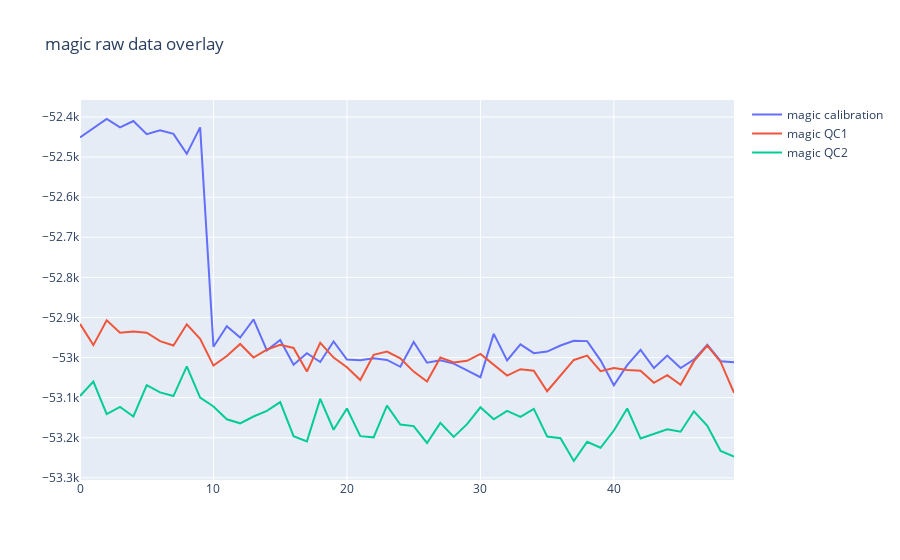
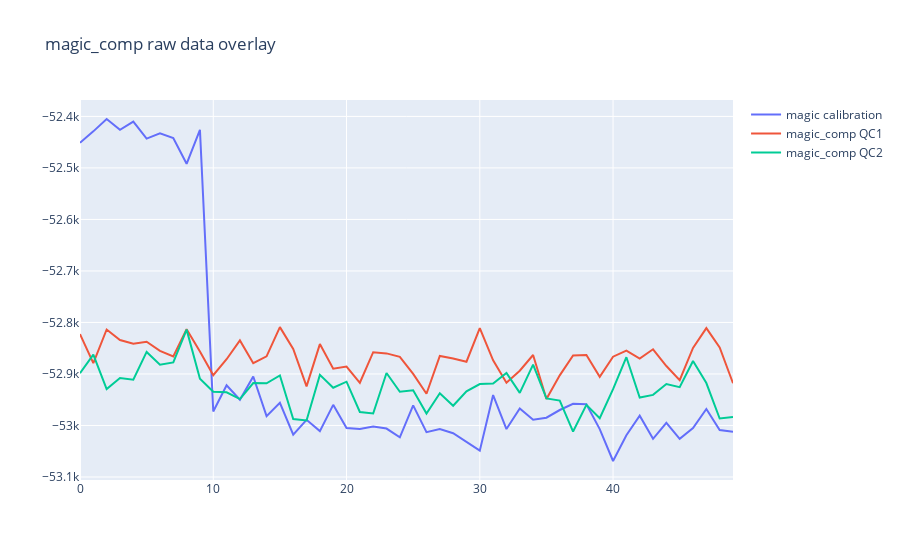

Here is the notebook cell these charts were saved with, in order:
### Code cell
plot_overlay(data_list=test_data_list, cal_channel='magic', QC_channel='magic', save_figure=True, offset=False)
plot_overlay(data_list=test_data_list, cal_channel='magic', QC_channel='magic_comp', save_figure=True, offset=False)
# plot_overlay(data_list=test_data_list, cal_channel='pca_component', QC_channel='pca_component', save_figure=True, offset=False)
# plot_overlay(data_list=test_data_list, cal_channel='isomap', QC_channel='isomap', save_figure=True, offset=False)
# plot_overlay(data_list=test_data_list, cal_channel='670nm #1', QC_channel='670nm #1', save_figure=True, offset=False)
# plot_overlay(data_list=test_data_list, cal_channel='583nm #1', QC_channel='583nm #1', save_figure=True, offset=False)
# plot_overlay(data_list=test_data_list, cal_channel='620nm #1', QC_channel='620nm #1', save_figure=True, offset=False)
# plot_overlay(data_list=test_data_list, cal_channel='510nm #1', QC_channel='510nm #1', save_figure=True, offset=False)
# plot_overlay(data_list=test_data_list, cal_channel='550nm #1', QC_channel='550nm #1', save_figure=True, offset=False)
# ams = ['410nm #1', '440nm #1', '470nm #1', '510nm #1', '550nm #1',
#        '583nm #1', '620nm #1', '670nm #1', '900nm #1']
# for c in ams:
#     plot_overlay(data_list=test_data_list, cal_channel=c, QC_channel=c, save_figure=True, offset=False)

### Figure 1 — Plotly figure (JSON) as saved in the notebook; plotly's stock layout.template omitted (floating-point values rounded to 4 significant figures)
{"data": [{"name": "magic calibration", "type": "scatter", "y": [-52451, -52429, -52405, -52426, -52410, -52443, -52433, -52442, -52492, -52426, -52973, -52922, -52950, -52905, -52982, -52956, -53018, -52989, -53011, -52960, -53005, -53007, -53002, -53006, -53023, -52961, -53013, -53007, -53015, -53032, -53049, -52941, -53007, -52967, -52989, -52985, -52970, -52958, -52959, -53007, -53069, -53019, -52981, -53026, -52995, -53026, -53005, -52968, -53009, -53012]}, {"name": "magic QC1", "type": "scatter", "y": [-52916, -52969, -52907, -52938, -52935, -52938, -52959, -52970, -52917, -52953, -53020, -52996, -52966, -53000, -52980, -52968, -52976, -53035, -52963, -53000, -53024, -53056, -52993, -52985, -53002, -53035, -53060, -53000, -53012, -53008, -52991, -53019, -53045, -53029, -53033, -53084, -53045, -53006, -52995, -53034, -53026, -53031, -53033, -53063, -53044, -53068, -53009, -52970, -53011, -53088]}, {"name": "magic QC2", "type": "scatter", "y": [-53096, -53060, -53141, -53123, -53147, -53069, -53087, -53096, -53022, -53100, -53122, -53154, -53164, -53147, -53133, -53111, -53196, -53209, -53103, -53180, -53127, -53196, -53199, -53120, -53167, -53171, -53213, -53163, -53198, -53166, -53124, -53154, -53133, -53148, -53128, -53197, -53201, -53258, -53210, -53225, -53182, -53127, -53202, -53190, -53179, -53185, -53134, -53170, -53233, -53247]}], "layout": {"title": {"text": "magic raw data overlay"}}}

### Figure 2 — Plotly figure (JSON) as saved in the notebook; plotly's stock layout.template omitted (floating-point values rounded to 4 significant figures)
{"data": [{"name": "magic calibration", "type": "scatter", "y": [-52451, -52429, -52405, -52426, -52410, -52443, -52433, -52442, -52492, -52426, -52973, -52922, -52950, -52905, -52982, -52956, -53018, -52989, -53011, -52960, -53005, -53007, -53002, -53006, -53023, -52961, -53013, -53007, -53015, -53032, -53049, -52941, -53007, -52967, -52989, -52985, -52970, -52958, -52959, -53007, -53069, -53019, -52981, -53026, -52995, -53026, -53005, -52968, -53009, -53012]}, {"name": "magic_comp QC1", "type": "scatter", "y": [-52820.0, -52880.0, -52810.0, -52830.0, -52840.0, -52840.0, -52860.0, -52870.0, -52810.0, -52860.0, -52900.0, -52870.0, -52830.0, -52880.0, -52870.0, -52810.0, -52850.0, -52920.0, -52840.0, -52890.0, -52890.0, -52920.0, -52860.0, -52860.0, -52870.0, -52900.0, -52940.0, -52860.0, -52870.0, -52880.0, -52810.0, -52870.0, -52920.0, -52890.0, -52860.0, -52950.0, -52900.0, -52860.0, -52860.0, -52910.0, -52870.0, -52850.0, -52870.0, -52850.0, -52880.0, -52910.0, -52850.0, -52810.0, -52850.0, -52920.0]}, {"name": "magic_comp QC2", "type": "scatter", "y": [-52900.0, -52860.0, -52930.0, -52910.0, -52910.0, -52860.0, -52880.0, -52880.0, -52810.0, -52910.0, -52930.0, -52940.0, -52950.0, -52920.0, -52920.0, -52900.0, -52990.0, -52990.0, -52900.0, -52930.0, -52920.0, -52970.0, -52980.0, -52900.0, -52930.0, -52930.0, -52980.0, -52940.0, -52960.0, -52930.0, -52920.0, -52920.0, -52900.0, -52940.0, -52880.0, -52950.0, -52950.0, -53010.0, -52960.0, -52990.0, -52930.0, -52870.0, -52950.0, -52940.0, -52920.0, -52930.0, -52870.0, -52920.0, -52990.0, -52980.0]}], "layout": {"title": {"text": "magic_comp raw data overlay"}}}
